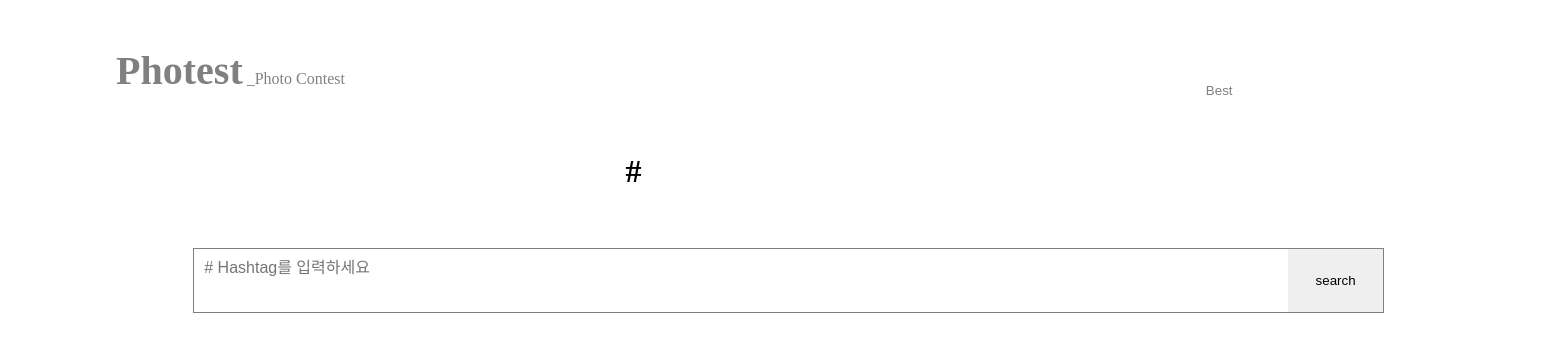
Before: /today_hashtag_search/ with the older database file.
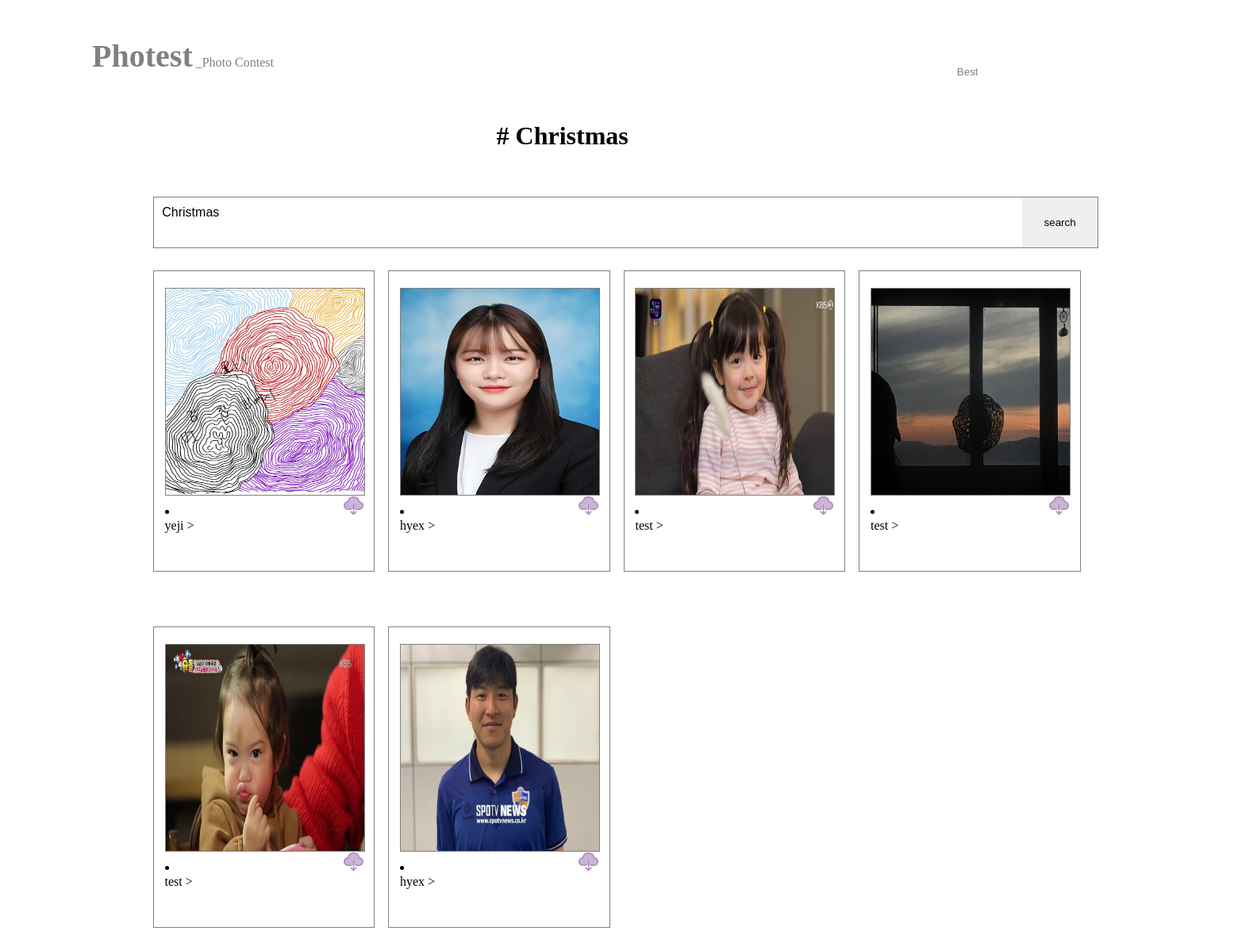
After: the same page with the newer database file.
### hashtag/models.py (models this page shows)
class hashtag(models.Model):
    tagName = models.CharField(max_length=20,blank=False, primary_key=True)
    tagCnt = models.IntegerField(default=0)
    likeCnt = models.IntegerField(default=0)
    tagDate = models.DateField(blank=True, null = True)

### photo/models.py (models this page shows, shortened)
class Photo(models.Model):
    author = models.ForeignKey(User, on_delete=models.CASCADE, related_name='user')
    image = models.ImageField(upload_to= 'timeline_photo/%Y/%m/%d')
    created = models.DateTimeField(auto_now_add=True)
    updated = models.DateTimeField(auto_now=True)
    hashtag = jsonfield.JSONField(blank = True)
    like = models.ManyToManyField(User, related_name='like_post', blank=True)
    class Meta: # ordering 정렬
        ordering = ['-created']

### photo/views.py (the view)
# urls.py: path('today_hashtag_search/', views.today_hashtag_click, name='today_hashtag_search'),
def today_hashtag_click(request) :
    print('today hashtag click')
    Photos = Photo.objects.all()
    PhotosWithHashtag = list()
    global hashtag
    hashtags = hashtag.objects.all()
    todaytag = ""
    todayDate = str(date.today())
    for h in hashtag.objects.all() :
        if(str(h.tagDate) == todayDate) :
            todaytag = h.tagName
    print(todaytag)
    for p in Photos :
        for t in p.hashtag['tag'] :
            if(t == todaytag) :
                PhotosWithHashtag.append(p)
    return render(request, 'photo/search_list.html', {
        'PhotosWithHashtag' : PhotosWithHashtag,
        'search' : todaytag
    })

### photo/templates/photo/search_list.html (shortened to what this page needs)
{% load static %}
<html>
<head>
    <link rel="stylesheet" href="{% static 'css/searchlist.css' %}">
</head>
<body>
    <div class="title">
        <font id="short-title"><a href="/" class="title-text"> Photest</a></font>
        <font id="long-title">_Photo Contest </font>
    </div>
    <div id="category">
        {% if user.is_authenticated %}
        <button id="mypage_btn" class="button"><a href="{%url 'accounts:mypage'%}">MyPage</a></button>
        <button id="board_btn" class="button"><a href="http://127.0.0.1:8000/photo_list/">Board </a></button>
        <button id="best_btn" class="button"><a href="http://127.0.0.1:8000/best/"> Best </a></button>
        {% else %}
        <button id="best_btn" class="button"><a href="http://127.0.0.1:8000/best/"> Best </a></button>
        {% endif %}
    </div><br><br>
    <br>
    <div class="today-hashtag">
        <h1> # {{search}} </h1>
    </div>
    <br><br>
    <form id="search" action="{% url 'photo:search' %}" method="get">
        <div id="dsearch">
            <input type="text" id="isearch" name="search" value="{{search}}" placeholder="# Hashtag를 입력하세요" />
            <input type="submit" value="search" id="bsearch" />
        </div>
    </form>
    <div id="board">
        {% for object in PhotosWithHashtag %}
        <div id="frame_frame">
            <div id="frame">
                <button id="report"> <a href="http://127.0.0.1:8000/accounts/report/"> 신고 </a></button>
                <div class="card">
                    <div id="photos">
                        <div class='container'>
                            <div class="row">
                                <div class="col-5">
                                    <img src=" {{ object.image.url }}" class="card-img-top" alt="..." width=250px
                                        height=260px />
                                </div>
                            </div>
                        </div>
                    </div>
                </div>
                <a href="{{object.image.url}}" download="photo.jpg">
                    <img id="download" src="{% static 'image/download.png' %}" width=25px height=25px
                        align="right"></img>
                </a>
                <li class="list-group-item">
                    <a href="{% url 'photo:like' object.id %}"
                        class="float-left btn-like {%if user in object.like.all %} active {%endif%}">좋아요!</a>
                </li>
                <div class="card-header" align="left">
                    {{ object.author }} >
                </div>
            </div>
        </div>
        {% endfor %}
    </div>
</body>
</html>

Changed rows visible on the page:
added hashtag: tagName "Christmas", search "Christmas"
now on this page (row edited): Photo: image (picture), author "yeji"
now on this page (row edited): Photo: image (picture), author "hyex"
now on this page (row edited): Photo: image (picture), author "test"
now on this page (row edited): Photo: image (picture), author "test"
now on this page (row edited): Photo: image (picture), author "test"
now on this page (row edited): Photo: image (picture), author "hyex"
